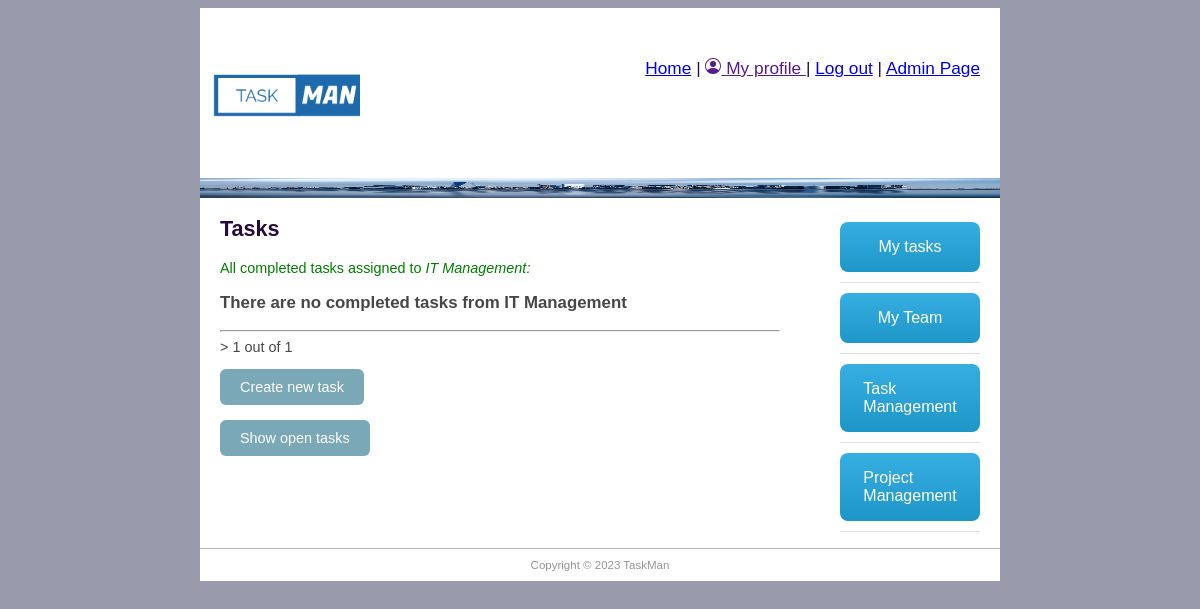
The app's page /taskman/alltasksc/ (signed in), older data.
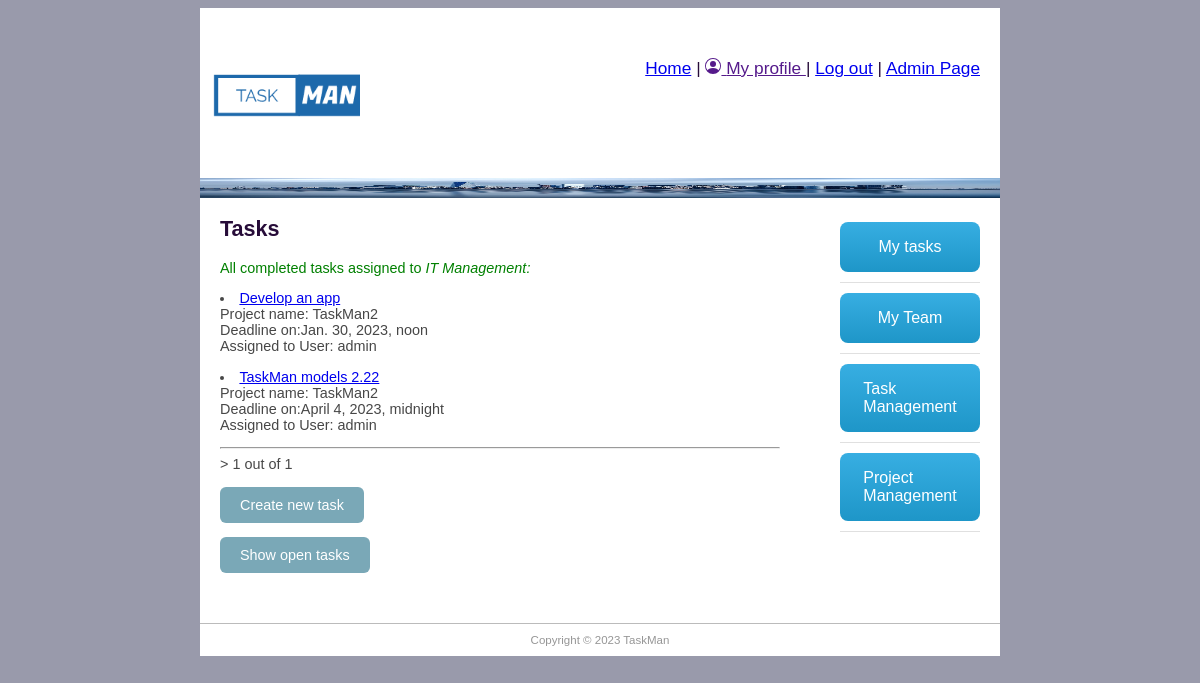
The same page, newer data.
### taskman/models.py (models this page shows, shortened)
class Employee(models.Model):
    user = models.OneToOneField(User, on_delete=models.CASCADE)
    group_id = models.ForeignKey(Group, help_text='Assign to a team', on_delete=models.SET_NULL, null=True, blank=True)
    photo = models.ImageField(default='default.png', upload_to='profile_pics')
    team_role = models.ForeignKey(TeamRole, help_text='Assign a position', on_delete=models.SET_NULL, null=True, blank=True)
    task_number = models.IntegerField('Number of tasks assigned', default=0, validators=[MaxValueValidator(10)])

class TaskInstance(models.Model):
    project_id = models.ForeignKey('Project', help_text='Assign to a task', on_delete=models.SET_NULL, null=True, blank=True)
    job_title = models.CharField('Task title', max_length=200, help_text='Enter Task role', null=True, blank=True)
    description = models.TextField('Description', max_length=2000, help_text='Enter task description', null=True, blank=True)
    enddate = models.DateTimeField('Requested finish date', null=True, blank=True)
    completed_on = models.BooleanField('Completed', default=False)
    assign_employees = models.ForeignKey(Employee, help_text='Select employees to task', on_delete=models.CASCADE)

class Project(models.Model):
    title = models.CharField('Project title', max_length=100, help_text='Enter project title')
    description = models.TextField('Description', max_length=2000, help_text='Enter project description')
    group_id = models.ForeignKey(Group, help_text='Assign to a team', blank=True, on_delete=models.SET_NULL, null=True)
    employee_req = models.IntegerField('Number of employees expected', default=0)
    enddate = models.DateTimeField('Requested finish date', null=True, blank=True)
    created_on = models.DateTimeField(editable=False, auto_now_add=True)
    updated_on = models.DateTimeField(editable=False, auto_now_add=True)
    completed_on = models.BooleanField('Completed', default=False)

### taskman/views.py (the view)
# urls.py: path('alltasksc/', views.AllTaskCListView.as_view(), name='all_tasks_c'),
class AllTaskCListView(LoginRequiredMixin, generic.ListView):
    model = TaskInstance
    paginate_by = 5
    template_name = 'all_tasks_completed.html'
    def get_context_data(self, **kwargs):
        context = super().get_context_data(**kwargs)
        current_employee = Employee.objects.get(user=self.request.user)
        context['current_employee'] = current_employee
        return context
    def get_queryset(self):
        current_employee = Employee.objects.get(user=self.request.user)
        task_list = TaskInstance.objects.filter(project_id__group_id__id=current_employee.group_id.id) \
            .filter(completed_on=True)
        return task_list

### taskman/templates/all_tasks_completed.html (shortened to what this page needs)
{% extends "base.html" %}
{% block content %}
<h1>Tasks</h1>
<p style="color:green">All completed tasks assigned to <em>{{current_employee.group_id}}:</em> </p>
{% for tasks_obj in taskinstance_list %}
<li> <a href="{% url 'task-detail' tasks_obj.id %}">{{tasks_obj.job_title}}</a> <br>Project name: {{tasks_obj.project_id.title}}
    <br> Deadline on:{{tasks_obj.enddate}} <br>Assigned to User: {{tasks_obj.assign_employees.user.username}}</li>
{% endfor %}
{% if taskinstance_list.count == 0 %}
<h3>There are no completed tasks from {{current_employee.group_id}}</h3>
{% endif %}
<hr>
<div class="pagination"><span class="step-links">>
        <span class="current">
            {{ page_obj.number }} out of {{ page_obj.paginator.num_pages }}</span>
    </span></div>
<a class="button-cool" href="{% url 'task-new' %}">Create new task</a>
<a class="button-cool" href="{% url 'all_tasks' %}">Show open tasks</a>
{% endblock %}

Row changes from the older to the newer data that the page shows:
shown differently, row unchanged: Employee "IT Management": group_id "IT Management" → (not shown)
now on this page (row edited): TaskInstance: job_title "Develop an app", project_id "TaskMan2", enddate "Jan. 30, 2023, noon", assign_employees.user.username "admin"
now on this page (row edited): TaskInstance: job_title "TaskMan models 2.22", project_id "TaskMan2", enddate "April 4, 2023, midnight", assign_employees.user.username "admin"
Text that changed along with them:
text no longer shown: "There are no completed tasks from"
